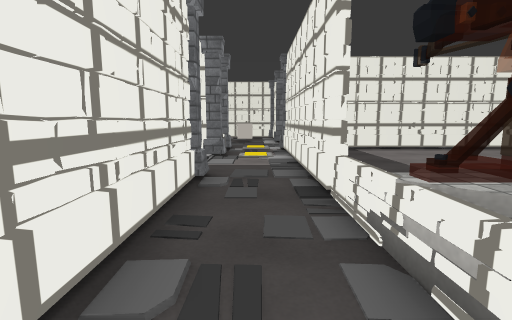
view 1 (above)

23 first-person views from a walk through a 3-D level made in the Unity game engine. The camera is 1.2 m above the floor, tilts 8° down and sees 85° across. Doors are open. The floor is counted in squares, 1 m on a side. Each view is taken from the middle of a square. On the plan, view 1 faces up. The plan holds only what a view shows up to about 13 squares ahead; the rest is blank. The place goes on beyond the plan. The player character is not drawn. Some animated figures are left out. Some surface patterns are stand-ins.

view 2
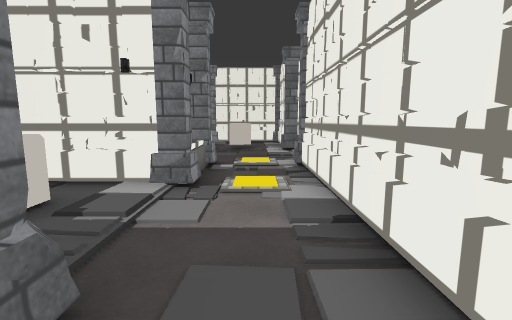

view 3
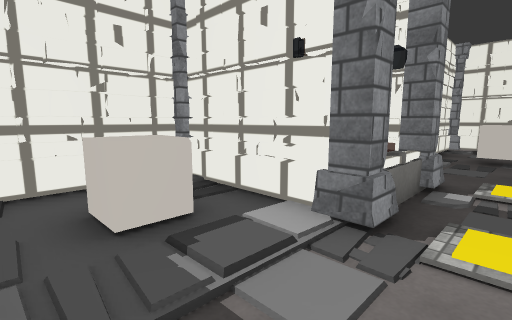

view 4
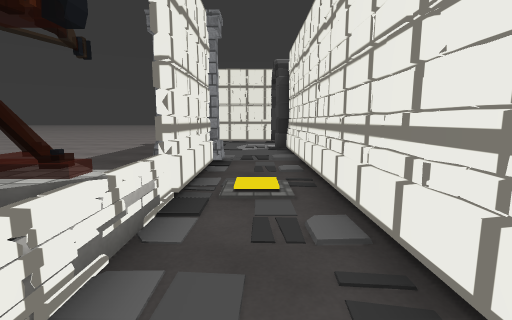

view 5
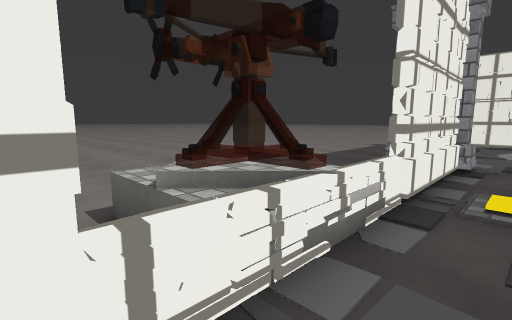

view 6
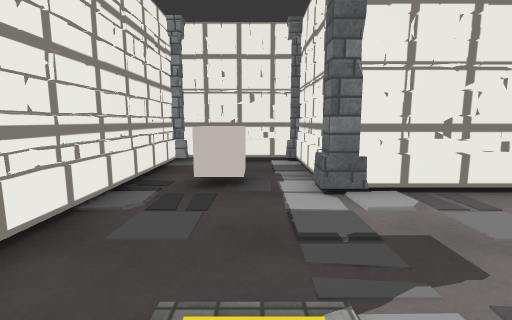

view 7
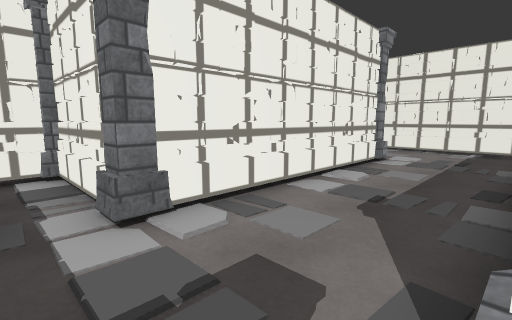

view 8
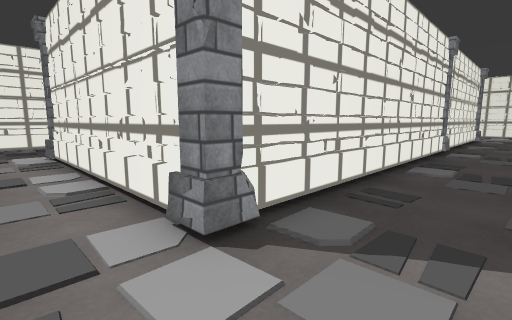

view 9
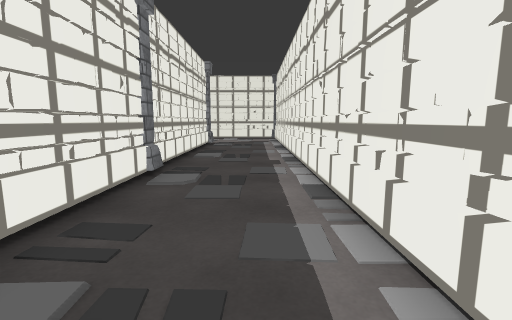

view 10
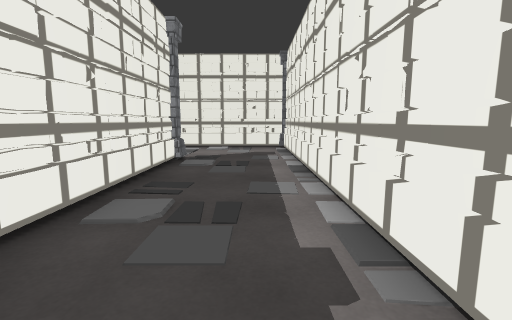

view 11
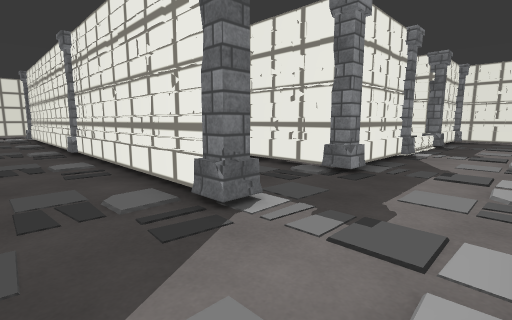

view 12
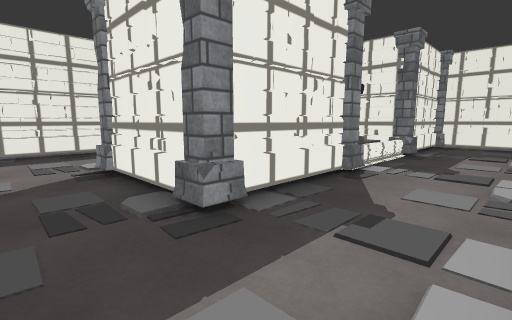

view 13
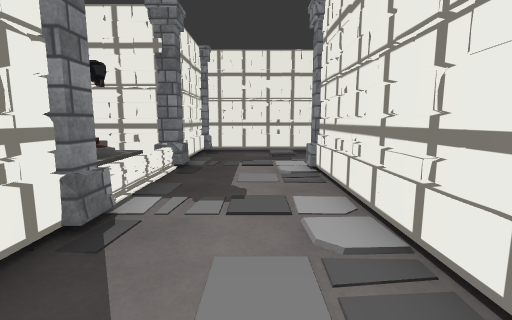

view 14
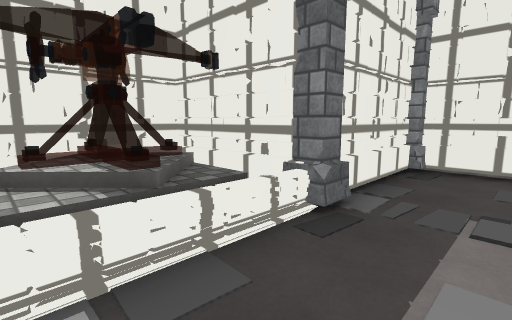

view 15
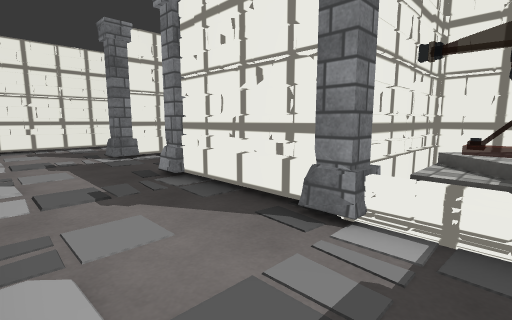

view 16
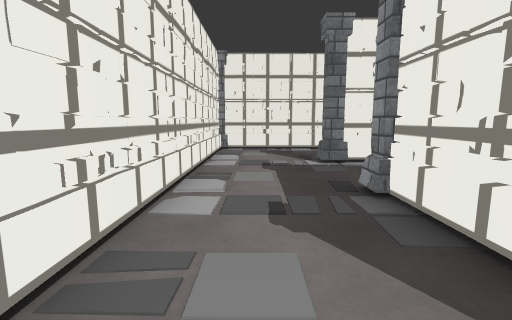

view 17
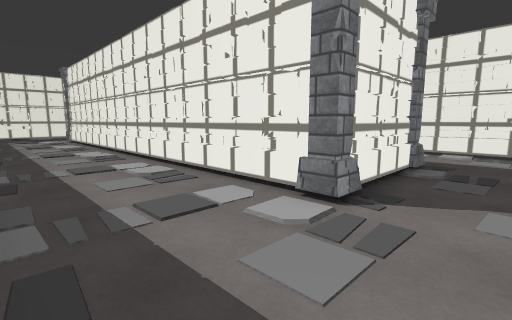

view 18
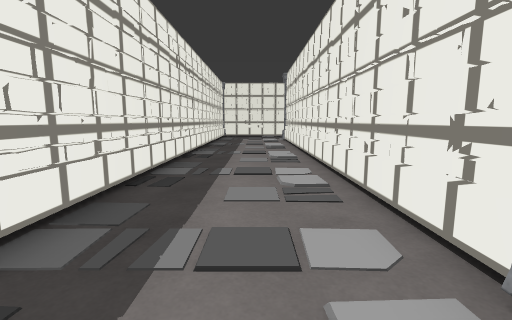

view 19
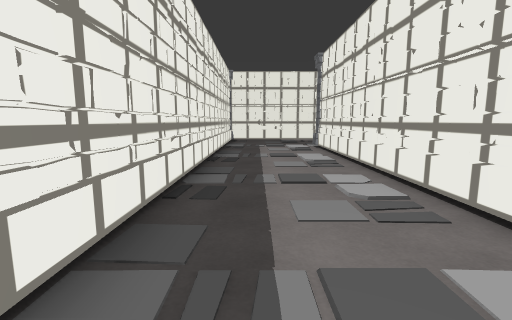

view 20
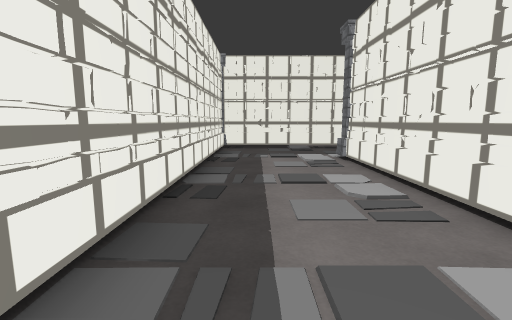

view 21
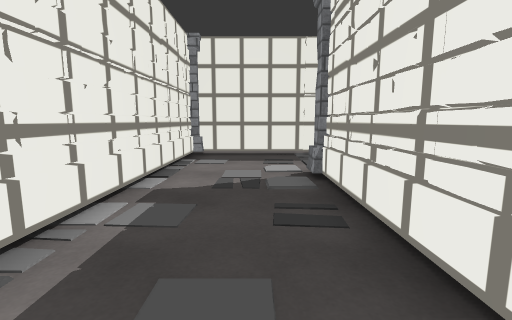

view 22
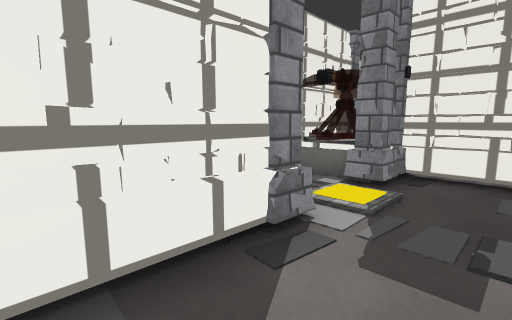

view 23
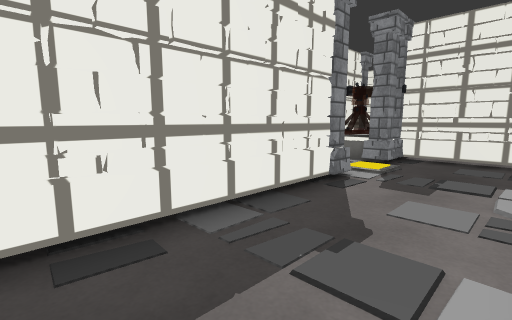

### Floor plan
Points are (right, up) in squares from view 1. A wall is a line through its corners. A room is listed if a view was taken in it or the views show most of it. See-through windows are left out.
Room 1 (views 1, 2, 3, 4, 5)
walls: (-1.4, 5.5) (-1.4, -2.5); (-1.3, 3.9) (-1.3, 3.4); (-1.7, 10.2) (-4.5, 10.2); (-5.3, 9.5) (-5.3, 7.1); (1.3, -2.5) (1.3, 10.4)
ways out: opening at (0, 11) to room 2; opening at (0, -3)
objects: block (-4, 8) to (-3, 9); column (-1, 6); column (-1, 10)
Room 2 (views 6, 7, 8, 9, 10, 11, 12, 13, 14, 15, 16, 21, 22, 23)
walls: (9.5, 26.6) (9.5, 17); (9.2, 34.2) (9.2, 35.5); (9.5, 35.4) (9.5, 27.6); (5.8, 35.5) (5.8, 32.4); (9.3, 16.7) (1.6, 16.7); (0.5, 20.7) (-2.3, 20.7); (2.4, 35.9) (5.5, 35.9); (-2.2, 32.1) (1.6, 32.1) (1.6, 35.4); (1.3, 17.4) (1.3, 20.5); (-2.5, 20.4) (-2.5, 12.9); (-2.4, 35.1) (-2.3, 34.2); (8.9, 12.9) (12.5, 12.9); (13.3, 13.5) (13.3, 39.6) (-2, 39.6); (-2.5, 35.5) (-2.5, 31.7); (2.6, 13.2) (2.8, 12.8); (1.6, 12.9) (7, 12.9); (-6.4, 35.9) (-2.9, 35.9); (1.3, 10.4) (1.3, 12.4); (-6.7, 40.4) (-6.7, 36); (-3.6, 10.4) (-2.4, 10.4)
low walls: (-2.2, 35.6) (-2.2, 32.1); (-1.4, 12.4) (-1.4, 10.7)
ways out: opening at (0, 11) to room 1; opening at (7.5, 32.5) to room 3
objects: turret (-3, 11) to (-2, 12); column (-2, 13); column (-2, 36); column (-2, 39); column (-1, 13); block (-1, 17) to (0, 18); turret (-1, 33) to (1, 35); column (1, 13); column (1, 17); column (1, 36) to (2, 36); column (6, 36); column (9, 27) to (10, 27); column (9, 36) to (10, 36); column (10, 17)
Room 3 (views 17, 18, 19, 20)
walls: (-14.3, 27.5) (7.5, 27.5); (-14.9, 33) (-14.9, 27.5); (5.4, 31.9) (-10.5, 31.9)
ways out: opening at (7.5, 32.5) to room 2
objects: column (-11, 32); column (6, 32)

Positions as (right, up) in squares from view 1, and headings:
1: (0, 0), facing up
2: (0, 5), facing up
3: (0, 7), facing up-left
4: (0, 5), facing down
5: (0, 5), facing down-right
6: (0, 12), facing up
7: (0, 13), facing up-right
8: (12, 15), facing up-left
9: (12, 21), facing up
10: (12, 27), facing up
11: (12, 39), facing down-left
12: (8, 39), facing down-left
13: (5, 38), facing left
14: (1, 38), facing down-left
15: (0, 39), facing down-right
16: (1, 38), facing right
17: (8, 28), facing up-left
18: (7, 30), facing left
19: (2, 29), facing left
20: (-2, 29), facing left
21: (11, 23), facing down
22: (4, 15), facing down-left
23: (7, 16), facing down-left
